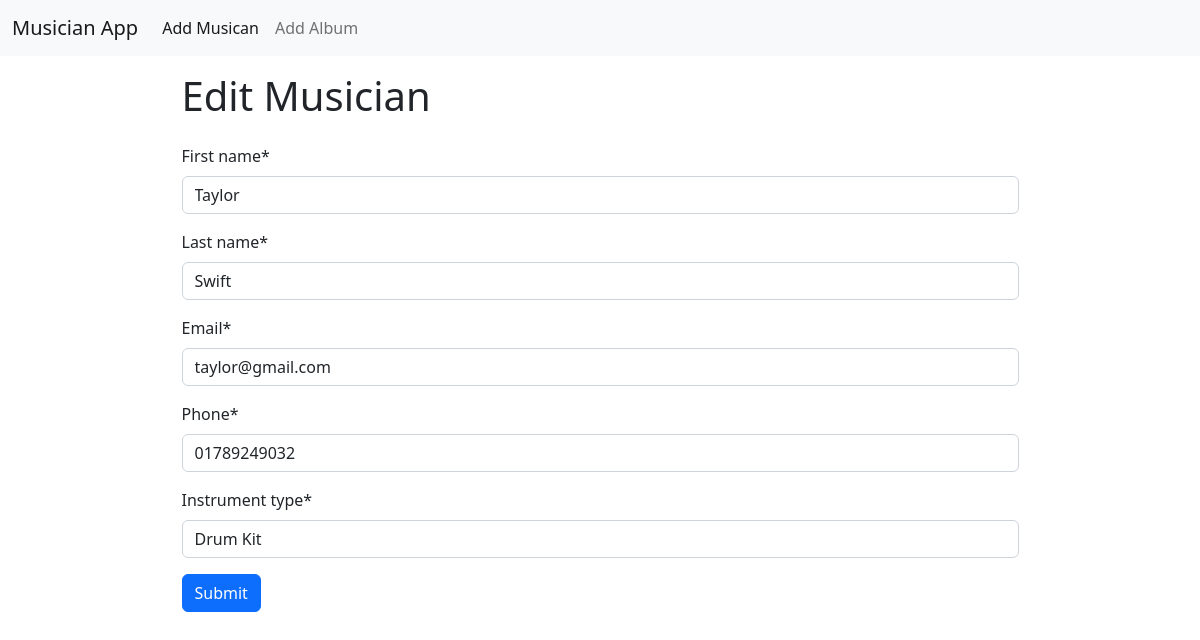
The page /musician/edit/1 on the database its author committed.
### musicians/models.py (models this page shows, shortened)
class MusicianModel(models.Model):
    first_name = models.CharField(max_length=50)
    last_name = models.CharField(max_length=50)
    email = models.EmailField()
    phone = models.CharField(max_length=12)
    instrument_type = models.CharField(max_length=30)

### musicians/views.py (the view)
# urls.py: path("edit/<int:id>", views.edit_musician, name="edit_musician"),
def edit_musician(req, id):
    data = MusicianModel.objects.get(pk=id)
    if req.method == "POST":
        musician_form = MusicianForm(req.POST, instance=data)
        if musician_form.is_valid():
            musician_form.save()
            return redirect("home")
    else:
        musician_form = MusicianForm(instance=data)
    return render(req, "edit_musician.html", {"form": musician_form})

### musicians/forms.py
class MusicianForm(forms.ModelForm):
    class Meta:
        model = MusicianModel
        fields = "__all__"

### musicians/templates/edit_musician.html (shortened to what this page needs)
{% extends "base.html" %}
{% load crispy_forms_tags %}
{% block content %}
<div class="w-75 mx-auto">
    <h1 class="py-3">Edit Musician</h1>
    <form action="" method="post">
        {{form | crispy }}
        <button type="submit" class="btn btn-primary">Submit</button>
    </form>
</div>
{% endblock content %}

### rows shown on the page
MusicianModel: first_name "Taylor", last_name "Swift", email "taylor@gmail.com", phone "01789249032", instrument_type "Drum Kit"
